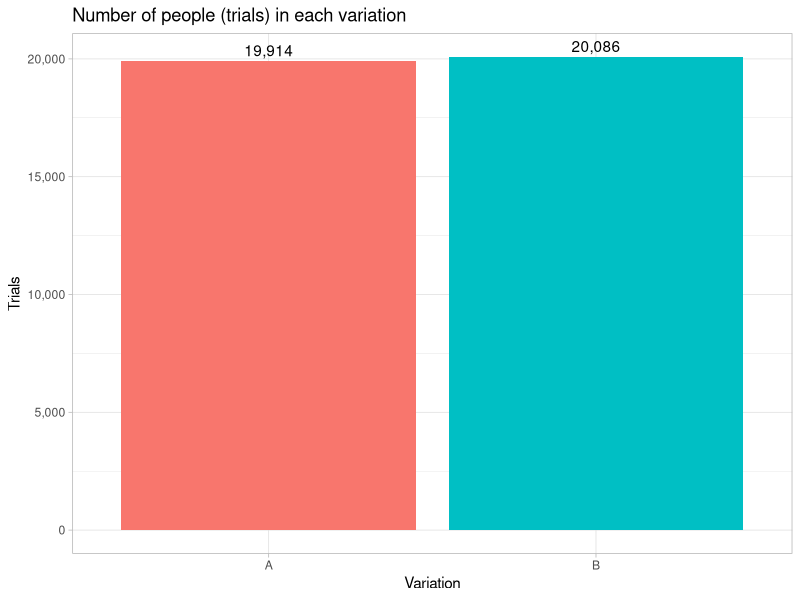
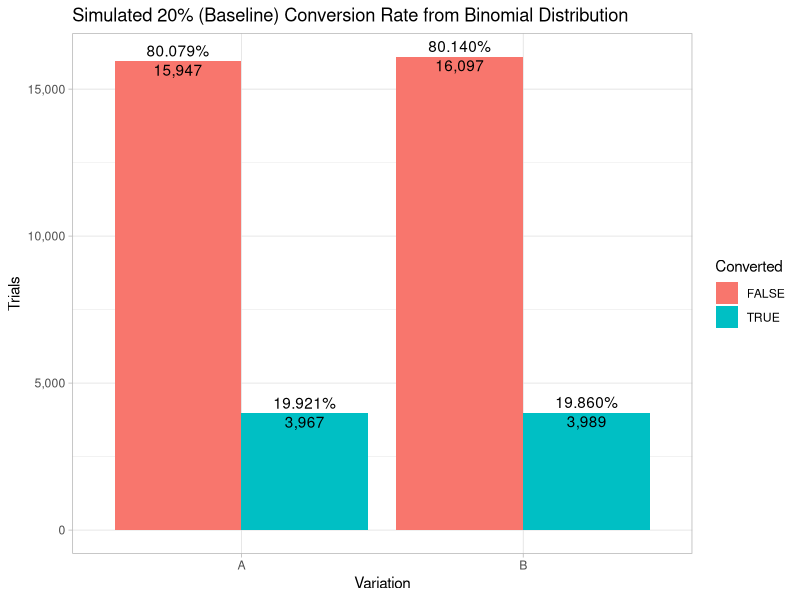
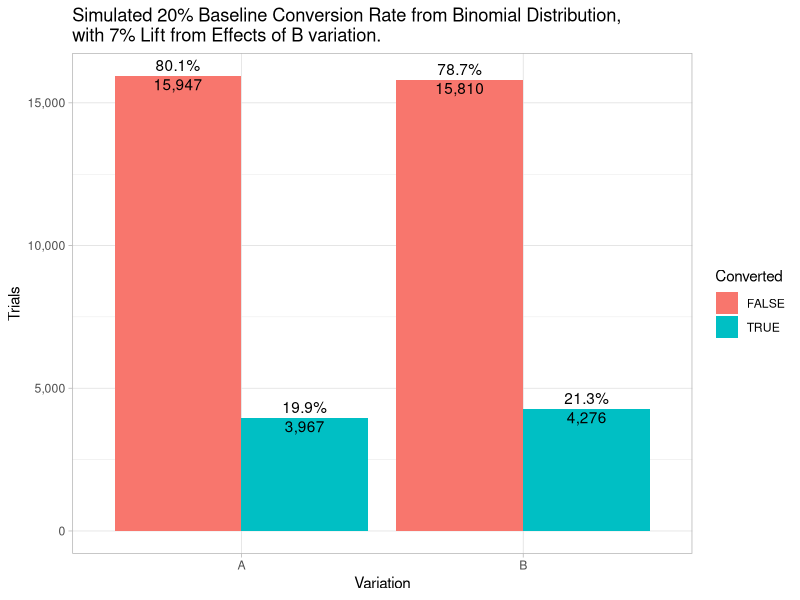
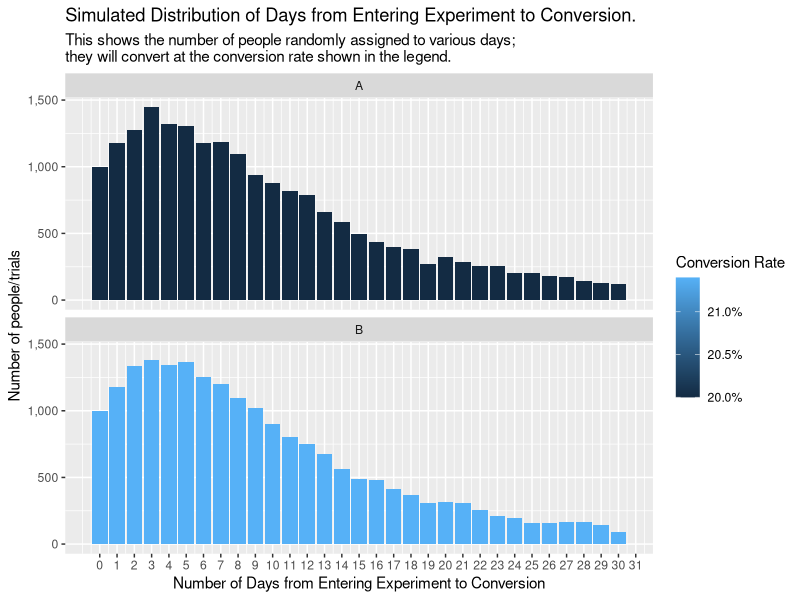
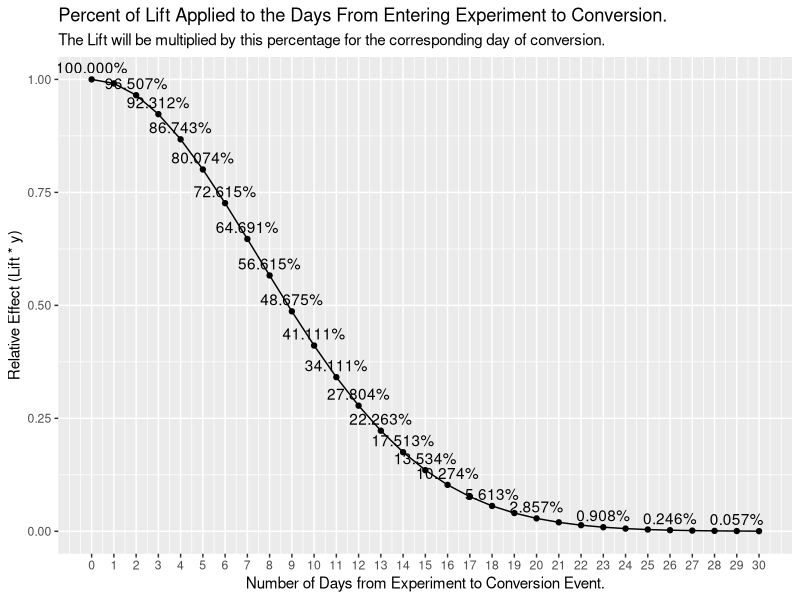
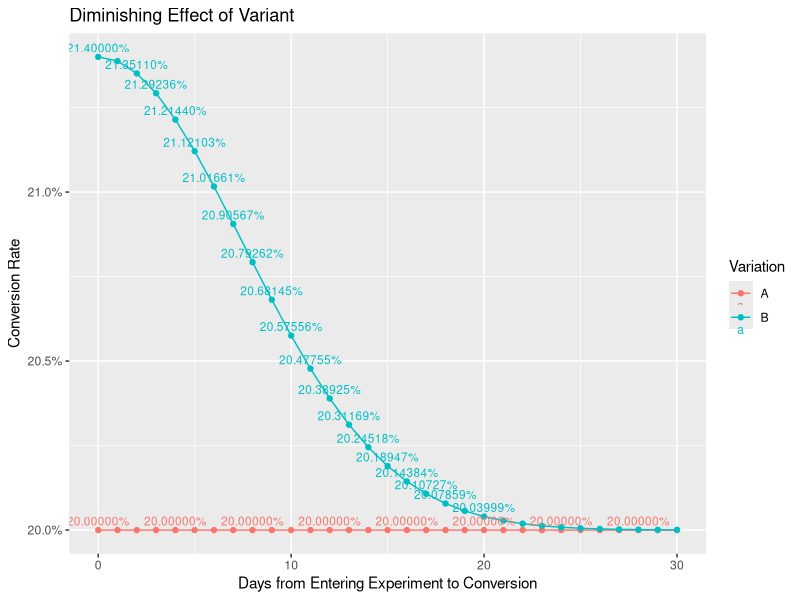
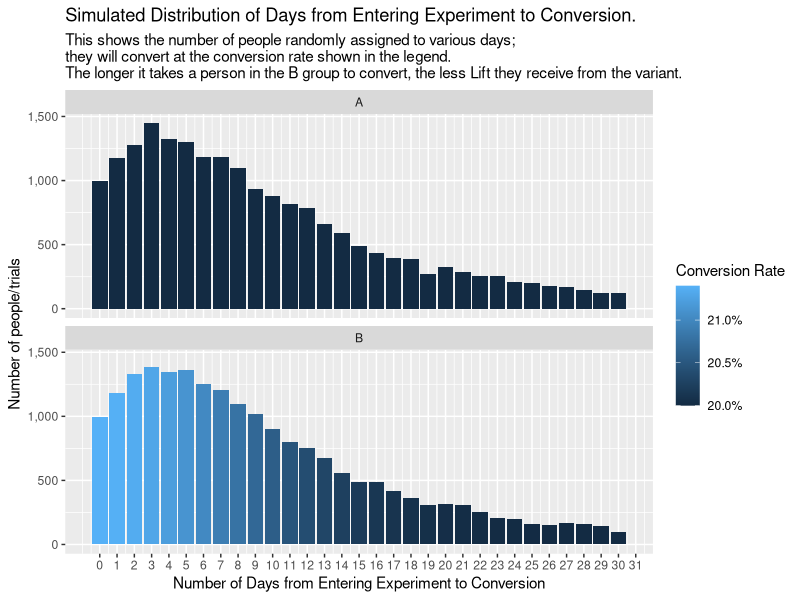
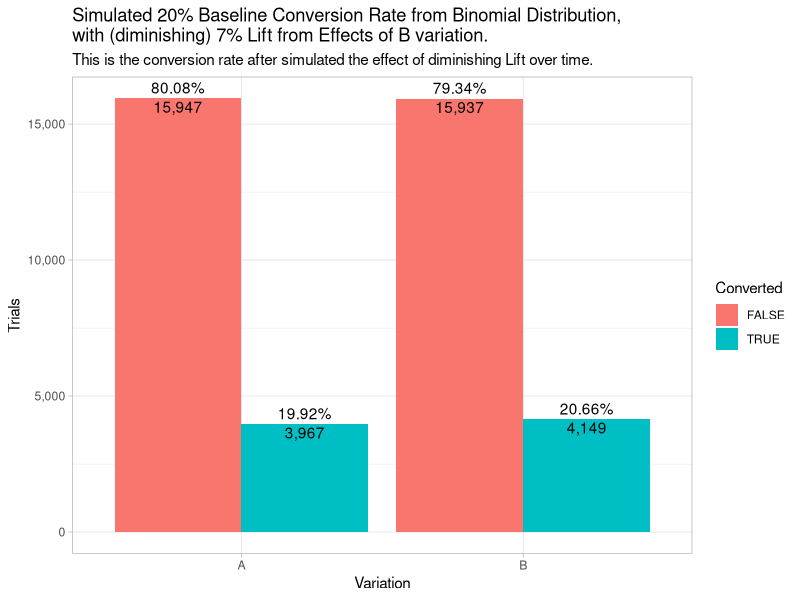

The R source for these figures, in order:
## ---- chunk 1
library(knitr)
library(tidyverse)
library(lubridate)
library(scales)
options(scipen=999) # non-scientific notation

knitr::opts_chunk$set(echo = FALSE)
## ---- chunk 2
num_trials <- 40000
seed_traffic <- 1
seed_conversion <- 4
## ---- chunk 3
set.seed(seed_traffic)
traffic <- data.frame(id=sample(1:1000000, num_trials, replace=F))

set.seed(seed_traffic)
traffic$variation <- ifelse(rbinom(num_trials, 1, 0.5), 'A', 'B')

traffic %>% 
    count(variation) %>%
    ggplot(aes(x=variation, y=n, fill=variation)) +
    geom_col() +
    geom_text(aes(label=comma_format()(n)), vjust = -0.4) +
    theme_light() +
    theme(legend.position = 'none') +
    scale_y_continuous(labels = comma_format()) +
    labs(title='Number of people (trials) in each variation',
         y='Trials',
         x='Variation')
## ---- chunk 4
baseline_conversion_rate <- 0.20
traffic$baseline_conversion_rate <- baseline_conversion_rate
## ---- chunk 5
converted_by_id <- function(id, conversion_rate) {
    #set.seed(id)
    return (as.logical(rbinom(1, 1, conversion_rate)))
}
set.seed(seed_conversion)
traffic$converted <- map2_lgl(traffic$id, traffic$baseline_conversion_rate, ~ converted_by_id(.x, .y))

conversion_table <- table(traffic$variation, traffic$converted)
conversions <- c(conversion_table['A', 'TRUE'], conversion_table['B', 'TRUE'])
non_conversions <- c(conversion_table['A', 'FALSE'], conversion_table['B', 'FALSE'])
trials <- conversions + non_conversions

traffic %>% 
    count(variation, converted) %>%
    group_by(variation) %>%
    mutate(baseline_conversion_rate = n / sum(n)) %>%
    ungroup() %>%
    ggplot(aes(x=variation, y=n, fill=converted)) +
    scale_y_continuous(labels = comma_format()) +
    geom_col(position='dodge') +
    geom_text(aes(label=comma_format()(n)),
              position = position_dodge(width=0.9),
              vjust = 1.2) +
    geom_text(aes(label=percent_format()(baseline_conversion_rate)),
              position = position_dodge(width=0.9),
              vjust = -0.4) +
    labs(title='Simulated 20% (Baseline) Conversion Rate from Binomial Distribution',
         y='Trials',
         x='Variation',
         fill='Converted') +
    theme_light()
## ---- chunk 6
simulated_percent_increase_in_b <- 0.07
## ---- chunk 7
traffic <- traffic %>%
    mutate(lift = ifelse(variation == 'A', 0, simulated_percent_increase_in_b)) %>%
    mutate(conversion_rate = baseline_conversion_rate + (baseline_conversion_rate * lift)) %>%
    select(-converted)

set.seed(seed_conversion)
converted_no_diminishing_effects <- map2_lgl(traffic$id, traffic$conversion_rate, ~ converted_by_id(.x, .y))
traffic$converted <- converted_no_diminishing_effects

conversion_table <- table(traffic$variation, traffic$converted)
conversions <- c(conversion_table['A', 'TRUE'], conversion_table['B', 'TRUE'])
non_conversions <- c(conversion_table['A', 'FALSE'], conversion_table['B', 'FALSE'])
trials <- conversions + non_conversions

a_conversion_rate <- conversions[1] / trials[1]
b_conversion_rate <- conversions[2] / trials[2]

b_percent_increase_over_baseline <- (b_conversion_rate - baseline_conversion_rate) / b_conversion_rate
b_percent_increase_over_a <- (b_conversion_rate - a_conversion_rate) / b_conversion_rate

traffic %>% 
    count(variation, converted) %>%
    group_by(variation) %>%
    mutate(conversion_rate = n / sum(n)) %>%
    ungroup() %>%
    ggplot(aes(x=variation, y=n, fill=converted)) +
    geom_col(position='dodge') +
    scale_y_continuous(labels = comma_format()) +
    geom_text(aes(label=comma_format()(n)),
              position = position_dodge(width=0.9),
              vjust = 1.2) +
    geom_text(aes(label=percent_format()(conversion_rate)),
              position = position_dodge(width=0.9),
              vjust = -0.4) +
    labs(title=paste('Simulated', percent(baseline_conversion_rate),'Baseline Conversion Rate from Binomial Distribution,\nwith', percent(simulated_percent_increase_in_b),'Lift from Effects of B variation.'),
         y='Trials',
         x='Variation',
         fill='Converted') +
    theme_light()
## ---- chunk 8
scale_a_b <- function(x, a, b) {

    (b - a) * ((x - min(x)) / (max(x) - min(x))) + a 
}

set.seed(44)
#offset <- round(scale_a_b(rlnorm(n=num_trials, meanlog = 0.04), 0, 50))
#hist(offset)
offset <- round(scale_a_b(rgamma(num_trials, shape = 1.7), 1, 75))
offset <- ifelse(offset <= 1, 2, offset)
offset <- offset - 2



set.seed(NULL)
traffic <- traffic %>%
    mutate(conversion_offset = offset,
           #conversion_offset = ifelse(conversion_offset > 30, round(runif(1, min=20, max=30)), conversion_offset),
           conversion_offset = ifelse(conversion_offset < 0, 0, conversion_offset))

traffic$conversion_offset <- map_dbl(traffic$conversion_offset, ~ {
    if(. > 30) {
        return (round(runif(1, min=20, max=30)))
    } else {
        return (.)
    }
})

traffic %>%
    group_by(conversion_offset, variation) %>%
    summarise(num_trials=n(),
              average_conversion_rate = mean(conversion_rate)) %>%
    ggplot(aes(x=conversion_offset, y=num_trials, fill=average_conversion_rate)) +
    geom_col() +
    scale_y_continuous(labels = comma_format()) +
    scale_x_continuous(breaks = seq(0, 100)) +
    scale_fill_gradient(labels = percent) +
    facet_wrap(~variation, nrow=2) +
    labs(title='Simulated Distribution of Days from Entering Experiment to Conversion.',
         subtitle = 'This shows the number of people randomly assigned to various days;\nthey will convert at the conversion rate shown in the legend. ',
         y='Number of people/trials',
         x='Number of Days from Entering Experiment to Conversion',
         fill='Conversion Rate')
## ---- chunk 9
stand_dev <- .5
scale_norm <- 1 / dnorm(0, sd=stand_dev)

relative_effect <- function(day_number) {
    return (dnorm(((day_number) / 30 * 2), sd=stand_dev) * scale_norm)
}


data.frame(days_from_experiment_to_conversion=0:30) %>%
    mutate(relative_effect = relative_effect(days_from_experiment_to_conversion)) %>%
    ggplot(aes(x=days_from_experiment_to_conversion, y=relative_effect)) +
    geom_line() +
    geom_point() +
    geom_text(aes(label=percent(relative_effect)), vjust=-0.5, check_overlap = TRUE) +
    scale_x_continuous(breaks = 0:30) +
    labs(title='Percent of Lift Applied to the Days From Entering Experiment to Conversion.',
         subtitle='The Lift will be multiplied by this percentage for the corresponding day of conversion.',
         y='Relative Effect (Lift * y)',
         x='Number of Days from Experiment to Conversion Event.')
## ---- chunk 10
traffic <- traffic %>%
    mutate(diminished_conversion_rate = baseline_conversion_rate + (baseline_conversion_rate * lift * relative_effect(conversion_offset)))
# %>%
#     select(-converted)

stopifnot(all(ifelse(traffic$variation == "A", traffic$baseline_conversion_rate == traffic$conversion_rate, TRUE)))
stopifnot(all(ifelse(traffic$variation == "A", traffic$baseline_conversion_rate == traffic$diminished_conversion_rate, TRUE)))

traffic %>%
    # filter()
    # filter(!is.na(conversion_offset)) %>%
    group_by(conversion_offset, variation) %>%
    summarise(diminished_conversion_rate = mean(diminished_conversion_rate)) %>%
 #   spread(variation, diminished_conversion_rate) %>%
    ggplot(aes(x=conversion_offset, y=diminished_conversion_rate, color=variation)) +
    geom_line() +
    geom_point() +
    geom_text(aes(label=percent_format()(diminished_conversion_rate)), check_overlap=TRUE, size = 3, vjust=-0.5) + 
    scale_y_continuous(labels = percent_format()) +
    #expand_limits(y=0) +
    labs(title="Diminishing Effect of Variant",
         y='Conversion Rate',
         x='Days from Entering Experiment to Conversion',
         color='Variation')
## ---- chunk 11
traffic %>%
    group_by(conversion_offset, variation) %>%
    summarise(num_trials=n(),
              average_conversion_rate = mean(diminished_conversion_rate)) %>%
    ggplot(aes(x=conversion_offset, y=num_trials, fill=average_conversion_rate)) +
    geom_col() +
    scale_y_continuous(labels = comma_format()) +
    scale_x_continuous(breaks = seq(0, 100)) +
    scale_fill_gradient(labels = percent) +
    facet_wrap(~variation, nrow=2) +
    labs(title='Simulated Distribution of Days from Entering Experiment to Conversion.',
         subtitle = 'This shows the number of people randomly assigned to various days;\nthey will convert at the conversion rate shown in the legend.\nThe longer it takes a person in the B group to convert, the less Lift they receive from the variant.',
         y='Number of people/trials',
         x='Number of Days from Entering Experiment to Conversion',
         fill='Conversion Rate')
## ---- chunk 12
set.seed(seed_conversion)
new_converted <- map2_lgl(traffic$id, traffic$diminished_conversion_rate, ~ converted_by_id(.x, .y))

# ensure that conversions of variation A don't change
stopifnot(all(ifelse(traffic$variation == "A", converted_no_diminishing_effects == new_converted, TRUE)))

traffic$converted <- new_converted
#set.seed(2)
#traffic$converted <-as.logical(rbinom(num_trials, 1, baseline_conversion_rate))

conversion_table <- table(traffic$variation, traffic$converted)
conversions <- c(conversion_table['A', 'TRUE'], conversion_table['B', 'TRUE'])
non_conversions <- c(conversion_table['A', 'FALSE'], conversion_table['B', 'FALSE'])
trials <- conversions + non_conversions

a_conversion_rate <- conversions[1] / trials[1]
b_conversion_rate <- conversions[2] / trials[2]

b_percent_increase_over_baseline <- (b_conversion_rate - baseline_conversion_rate) / b_conversion_rate
b_percent_increase_over_a <- (b_conversion_rate - a_conversion_rate) / b_conversion_rate

traffic %>% 
    count(variation, converted) %>%
    group_by(variation) %>%
    mutate(conversion_rate = n / sum(n)) %>%
    ungroup() %>%
    ggplot(aes(x=variation, y=n, fill=converted)) +
    geom_col(position='dodge') +
    scale_y_continuous(labels = comma_format()) +
    geom_text(aes(label=comma_format()(n)),
              position = position_dodge(width=0.9),
              vjust = 1.2) +
    geom_text(aes(label=percent_format()(conversion_rate)),
              position = position_dodge(width=0.9),
              vjust = -0.4) +
    labs(title=paste('Simulated', percent(baseline_conversion_rate),'Baseline Conversion Rate from Binomial Distribution,\nwith (diminishing)', percent(simulated_percent_increase_in_b),'Lift from Effects of B variation.'),
         subtitle='This is the conversion rate after simulated the effect of diminishing Lift over time.',
         y='Trials',
         x='Variation',
         fill='Converted') +
    theme_light()
## ---- chunk 13
attribution_window_days <- 7
## ---- chunk 14
traffic <- traffic %>%
    mutate(converted_within_window = ifelse(conversion_offset <= attribution_window_days, converted, FALSE))

conversion_table <- table(traffic$variation, traffic$converted_within_window)
conversions <- c(conversion_table['A', 'TRUE'], conversion_table['B', 'TRUE'])
non_conversions <- c(conversion_table['A', 'FALSE'], conversion_table['B', 'FALSE'])
trials <- conversions + non_conversions

a_conversion_rate <- conversions[1] / trials[1]
b_conversion_rate <- conversions[2] / trials[2]

b_percent_increase_over_baseline <- (b_conversion_rate - baseline_conversion_rate) / b_conversion_rate
b_percent_increase_over_a <- (b_conversion_rate - a_conversion_rate) / b_conversion_rate

traffic %>% 
    count(variation, converted_within_window) %>%
    group_by(variation) %>%
    mutate(conversion_rate = n / sum(n)) %>%
    ungroup() %>%
    ggplot(aes(x=variation, y=n, fill=converted_within_window)) +
    geom_col(position='dodge') +
    scale_y_continuous(labels = comma_format()) +
    geom_text(aes(label=comma_format()(n)),
              position = position_dodge(width=0.9),
              vjust = 1.2) +
    geom_text(aes(label=percent_format()(conversion_rate)),
              position = position_dodge(width=0.9),
              vjust = -0.4) +
    labs(title=paste0('Simulated ', percent(baseline_conversion_rate),' Baseline Conversion Rate from Binomial Distribution,\nwith (diminishing) ', percent(simulated_percent_increase_in_b),' Lift from Effects of B variation &\n', attribution_window_days,'-Day Attribution Window.'),
         subtitle=paste0('This is the conversion rate after simulated the effect of diminishing Lift over time, with a', attribution_window_days,'-Day Attribution Window.'),
         y='Trials',
         x='Variation',
         fill='Converted') +
    theme_light()
## ---- chunk 15
set.seed(43)
traffic$day_entered_experiment <- floor(runif(n=num_trials, min=1, max=31))

traffic <- traffic %>%
    mutate(day_converted = ifelse(converted, day_entered_experiment + conversion_offset, NA),
           day_converted_within_window = ifelse(converted_within_window, day_entered_experiment + conversion_offset, NA))
## ---- chunk 16
num_days_people_are_still_converting <- max(traffic$day_entered_experiment) + max(traffic$conversion_offset) + 10
experiment <- data.frame(experiment_day = NULL, variation=NULL, conversions = NULL, trials = NULL)

for(ex_day in 1:num_days_people_are_still_converting) {
    day_results <- rbind(data.frame(experiment_day = ex_day,
                                    variation="A",
                                    cumulative_conversions = sum(traffic$variation == "A" & traffic$day_converted <= ex_day, na.rm = TRUE),
                                    cumulative_trials = sum(traffic$variation == "A" & traffic$day_entered_experiment <= ex_day)),
                         data.frame(experiment_day = ex_day,
                                    variation="B",
                                    cumulative_conversions = sum(traffic$variation == "B" & traffic$day_converted <= ex_day, na.rm = TRUE),
                                    cumulative_trials = sum(traffic$variation == "B" & traffic$day_entered_experiment <= ex_day)))

    experiment <- rbind(experiment, day_results)
}
experiment %>%
    mutate(cumulative_conversion_rate=cumulative_conversions / cumulative_trials) %>%
    ggplot(aes(x=experiment_day, y=cumulative_conversion_rate, color = variation, group=variation)) +
        geom_line() +
        geom_point() +
        scale_y_continuous(breaks = seq(0, 1, 0.05),
                           labels = percent_format()) +
        expand_limits(y=c(0,0.25)) +
        scale_x_continuous(breaks = seq(0, 100, 5)) +
        labs(title='Conversion rate over time - No Attribution Window',
         subtitle="This shows, for each day of the experiment (1-30) and each day after the experiment that people are still converting (31-60), the conversion rate if you we're to look a report on that day, using no attribution window", 
         y='Conversion Rate',
         x='Day of Experiment (and days after)',
         color='Variation') +
    theme_light()

temp <- experiment %>%
    #mutate(cumulative_conversion_rate=cumulative_conversions / cumulative_trials) %>%
  gather(variable, value, -(experiment_day:variation)) %>%
  unite(temp, variation, variable) %>%
  spread(temp, value)

prop.test_list <- with(temp, pmap(list(A_cumulative_conversions, B_cumulative_conversions, A_cumulative_trials, B_cumulative_trials),
                                    function(a, b, c, d) {
                                        if(a+b > 0) {
                                            prop.test(x=c(b, a), n=c(d, c))
                                        } else {
                                            NA    
                                        }
                                    }
                                    ))
temp$p_value <- map_dbl(prop.test_list,~  {
    
    if(is.na(.[[1]])) {
        return (NA)
    } else {
         .$p.value   
    }
})
temp$b_minus_a <- map_dbl(prop.test_list,~  {
    
    if(is.na(.[[1]])) {
        return (NA)
    } else {
         as.numeric(.$estimate[1] - .$estimate[2])
    }
})
temp$conf_low <- map_dbl(prop.test_list,~  {
    
    if(is.na(.[[1]])) {
        return (NA)
    } else {
         .$conf.int[1]
    }
})
temp$conf_high <- map_dbl(prop.test_list,~  {
    
    if(is.na(.[[1]])) {
        return (NA)
    } else {
         .$conf.int[2]
    }
})

temp %>%
    ggplot(aes(x=experiment_day, y=p_value)) +
        geom_line() +
        geom_point() +
    geom_text(aes(label=round(p_value, 3)), vjust=-0.5, check_overlap = TRUE) +
    geom_hline(yintercept = 0.05, color ='red') +
    scale_y_continuous(breaks = seq(0, 1, 0.05)) +
    expand_limits(y=c(0,1))

temp %>%
    ggplot(aes(x=experiment_day, y=b_minus_a)) +
        geom_line() +
        scale_y_continuous(labels = percent_format()) +
        geom_ribbon(aes(ymin = conf_low, ymax = conf_high), fill = 'green', alpha=0.15) +
        geom_ribbon(aes(ymin = ifelse(conf_low <= 0, conf_low, NA), ymax = ifelse(conf_low <= 0, conf_high, NA)), fill = 'red', alpha=0.45) +
        geom_ribbon(aes(ymin = ifelse(conf_low > 0, conf_low, NA), ymax = ifelse(conf_low > 0, conf_high, NA)), fill = 'green', alpha=0.2) +
        geom_hline(yintercept = 0, color='red', alpha=0.5) +
        geom_text(aes(label=percent(b_minus_a)), vjust=-1, check_overlap = TRUE) +
        labs(title='Difference in Conversion Rate of `B` - `A`, with Frequentist Confidence Interval - \nNo Attribution Window',
             y='Difference in Conversion Rate from B minus A',
             x='Day of Experiment (and days after)')

temp %>%
    mutate(a_cr = A_cumulative_conversions / A_cumulative_trials,
           b_minus_a = b_minus_a / a_cr,
           conf_low = conf_low / a_cr,
           conf_high = conf_high / a_cr) %>%
    ggplot(aes(x=experiment_day, y=b_minus_a)) +
        geom_line() +
        coord_cartesian(ylim=c(-0.10, 1)) +
        scale_y_continuous(labels = percent_format()) +
        geom_ribbon(aes(ymin = conf_low, ymax = conf_high), fill = 'green', alpha=0.15) +
        geom_ribbon(aes(ymin = ifelse(conf_low <= 0, conf_low, NA), ymax = ifelse(conf_low <= 0, conf_high, NA)), fill = 'red', alpha=0.45) +
        geom_ribbon(aes(ymin = ifelse(conf_low > 0, conf_low, NA), ymax = ifelse(conf_low > 0, conf_high, NA)), fill = 'green', alpha=0.2) +
        geom_hline(yintercept = 0, color='red', alpha=0.5) +
        geom_text(aes(label=percent(b_minus_a)), vjust=-1, check_overlap = TRUE) +    
        labs(title='Difference in Conversion Rate of `B` - `A`, with Frequentist Confidence Interval - \nNo Attribution Window',
             y='Lift (i.e. Percent change from A to B)',
             x='Day of Experiment (and days after)') 
## ---- chunk 17
num_days_people_are_still_converting <- max(traffic$day_entered_experiment) + max(traffic$conversion_offset) + attribution_window_days
experiment <- data.frame(experiment_day = NULL, variation=NULL, conversions = NULL, trials = NULL)

for(ex_day in 1:num_days_people_are_still_converting) {
    local_traffic <- traffic %>% filter(day_entered_experiment + attribution_window_days < ex_day)

    day_results <- rbind(data.frame(experiment_day = ex_day,
                                    variation="A",
                                    cumulative_conversions = sum(local_traffic$variation == "A" & local_traffic$day_converted_within_window <= ex_day, na.rm = TRUE),
                                    cumulative_trials = sum(local_traffic$variation == "A")),
                         data.frame(experiment_day = ex_day,
                                    variation="B",
                                    cumulative_conversions = sum(local_traffic$variation == "B" & local_traffic$day_converted_within_window <= ex_day, na.rm = TRUE),
                                    cumulative_trials = sum(local_traffic$variation == "B")))

    experiment <- rbind(experiment, day_results)
}

experiment %>%
    mutate(cumulative_conversion_rate=cumulative_conversions / cumulative_trials) %>%
    ggplot(aes(x=experiment_day, y=cumulative_conversion_rate, color = variation, group=variation)) +
        geom_line() +
        geom_point() +
        scale_y_continuous(breaks = seq(0, 1, 0.05),
                           labels = percent_format()) +
        expand_limits(y=c(0,0.25)) +
        scale_x_continuous(breaks = seq(0, 100, 5)) +
        labs(title='Conversion rate over time - With Attribution Window',
         subtitle="This shows, for each day of the experiment (1-30) and each day after the experiment that people are still converting (31-60), the conversion rate if you we're to look a report on that day, using With attribution window", 
         y='Conversion Rate',
         x='Day of Experiment (and days after)',
         color='Variation') +
    theme_light()

temp <- experiment %>%
    #mutate(cumulative_conversion_rate=cumulative_conversions / cumulative_trials) %>%
  gather(variable, value, -(experiment_day:variation)) %>%
  unite(temp, variation, variable) %>%
  spread(temp, value)

prop.test_list <- with(temp, pmap(list(A_cumulative_conversions, B_cumulative_conversions, A_cumulative_trials, B_cumulative_trials),
                                    function(a, b, c, d) {
                                        if(a+b > 0) {
                                            prop.test(x=c(b, a), n=c(d, c))
                                        } else {
                                            NA    
                                        }
                                    }
                                    ))
temp$p_value <- map_dbl(prop.test_list,~  {
    
    if(is.na(.[[1]])) {
        return (NA)
    } else {
         .$p.value   
    }
})
temp$b_minus_a <- map_dbl(prop.test_list,~  {
    
    if(is.na(.[[1]])) {
        return (NA)
    } else {
         as.numeric(.$estimate[1] - .$estimate[2])
    }
})
temp$conf_low <- map_dbl(prop.test_list,~  {
    
    if(is.na(.[[1]])) {
        return (NA)
    } else {
         .$conf.int[1]
    }
})
temp$conf_high <- map_dbl(prop.test_list,~  {
    
    if(is.na(.[[1]])) {
        return (NA)
    } else {
         .$conf.int[2]
    }
})

temp %>%
    ggplot(aes(x=experiment_day, y=p_value)) +
        geom_line() +
        geom_point() +
    geom_text(aes(label=round(p_value, 3)), vjust=-0.5, check_overlap = TRUE) +
    geom_hline(yintercept = 0.05, color ='red') +
    scale_y_continuous(breaks = seq(0, 1, 0.05)) +
    expand_limits(y=c(0,1))

temp %>%
    ggplot(aes(x=experiment_day, y=b_minus_a)) +
        geom_line() +
        scale_y_continuous(labels = percent_format()) +
        geom_ribbon(aes(ymin = conf_low, ymax = conf_high), fill = 'green', alpha=0.15) +
        geom_ribbon(aes(ymin = ifelse(conf_low <= 0, conf_low, NA), ymax = ifelse(conf_low <= 0, conf_high, NA)), fill = 'red', alpha=0.45) +
        geom_ribbon(aes(ymin = ifelse(conf_low > 0, conf_low, NA), ymax = ifelse(conf_low > 0, conf_high, NA)), fill = 'green', alpha=0.2) +
        geom_hline(yintercept = 0, color='red', alpha=0.5) +
        geom_text(aes(label=percent(b_minus_a)), vjust=-1, check_overlap = TRUE) +
        labs(title='Difference in Conversion Rate of `B` - `A`, with Frequentist Confidence Interval - \nWith Attribution Window',
             y='Difference in Conversion Rate from B minus A',
             x='Day of Experiment (and days after)')

temp %>%
    mutate(a_cr = A_cumulative_conversions / A_cumulative_trials,
           b_minus_a = b_minus_a / a_cr,
           conf_low = conf_low / a_cr,
           conf_high = conf_high / a_cr) %>%
    ggplot(aes(x=experiment_day, y=b_minus_a)) +
        geom_line() +
        coord_cartesian(ylim=c(-0.10, 1)) +
        scale_y_continuous(labels = percent_format()) +
        geom_ribbon(aes(ymin = conf_low, ymax = conf_high), fill = 'green', alpha=0.15) +
        geom_ribbon(aes(ymin = ifelse(conf_low <= 0, conf_low, NA), ymax = ifelse(conf_low <= 0, conf_high, NA)), fill = 'red', alpha=0.45) +
        geom_ribbon(aes(ymin = ifelse(conf_low > 0, conf_low, NA), ymax = ifelse(conf_low > 0, conf_high, NA)), fill = 'green', alpha=0.2) +
        geom_hline(yintercept = 0, color='red', alpha=0.5) +
        geom_text(aes(label=percent(b_minus_a)), vjust=-1, check_overlap = TRUE) +    
        labs(title='Difference in Conversion Rate of `B` - `A`, with Frequentist Confidence Interval - \nWith Attribution Window',
             y='Lift (i.e. Percent change from A to B)',
             x='Day of Experiment (and days after)') 
